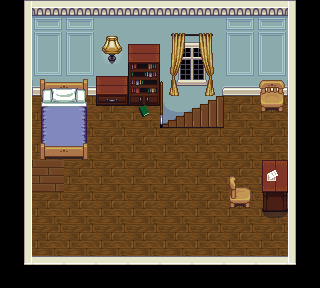

The image is a tile-based game level rendered from a .tmx file. Its description and source (layers, tilesets, objects; grid data summarised) follow:
An orthogonal 10x9 tile map with 32x32 px tiles, 5 tile layers (floor, walls, mass, accessories, ...), 8 tilesets and 7 objects (player, chest, static, item, exit).

<map version="1.0" orientation="orthogonal" width="10" height="9" tilewidth="32" tileheight="32">
 <properties>
  <property name="background_color" value="black" />
 </properties>
 <tileset firstgid="1" name="floor" tilewidth="32" tileheight="32">
  <image source="../img/floor.png" width="128" height="96" />
 </tileset>
 <tileset firstgid="13" name="cabinets" tilewidth="32" tileheight="32">
  <image source="../img/cabinets.png" width="192" height="416" />
 </tileset>
 <tileset firstgid="91" name="country" tilewidth="32" tileheight="32">
  <image source="../img/country.png" width="160" height="128" />
 </tileset>
 <tileset firstgid="111" name="inside" tilewidth="32" tileheight="32">
  <image source="../img/inside.png" width="320" height="320" />
 </tileset>
 <tileset firstgid="211" name="stairs" tilewidth="32" tileheight="32">
  <image source="../img/stairs.png" width="256" height="544" />
 </tileset>
 <tileset firstgid="347" name="victoria" tilewidth="32" tileheight="32">
  <image source="../img/victoria.png" width="352" height="160" />
 </tileset>
 <tileset firstgid="402" name="house" tilewidth="32" tileheight="32">
  <image source="../img/house.png" width="320" height="224" />
 </tileset>
 <tileset firstgid="472" name="accessories" tilewidth="32" tileheight="32">
  <image source="../img/accessories.png" width="128" height="128" />
 </tileset>
 <layer name="floor" width="10" height="9">
  <data>[90 cells, 76 non-empty, 16 distinct tile ids]</data>
 </layer>
 <layer name="walls" width="10" height="9">
  <data>[90 cells, 42 non-empty, 13 distinct tile ids]</data>
 </layer>
 <layer name="mass" width="10" height="9">
  <data>[90 cells, 20 non-empty, 19 distinct tile ids]</data>
 </layer>
 <layer name="accessories" width="10" height="9">
  <data>[90 cells, 4 non-empty, 4 distinct tile ids]</data>
 </layer>
 <objectgroup name="objects" width="10" height="9">
  <object name="player" x="96" y="96" width="32" height="32">
   <properties>
    <property name="compose" value="[{&quot;name&quot;:&quot;shadow&quot;,&quot;class&quot;:&quot;game.Shadow&quot;,&quot;image&quot;:&quot;char_shadow&quot;,&quot;spritewidth&quot;:18,&quot;spriteheight&quot;:9},{&quot;name&quot;:&quot;player&quot;},{&quot;name&quot;:&quot;eyes&quot;,&quot;class&quot;:&quot;game.BlinkingEyes&quot;,&quot;image&quot;:&quot;player_eyes&quot;,&quot;spritewidth&quot;:17,&quot;spriteheight&quot;:6,&quot;offsetx&quot;:6,&quot;offsety&quot;:18}]" />
    <property name="image" value="player" />
    <property name="spriteheight" value="36" />
    <property name="spritewidth" value="31" />
   </properties>
  </object>
  <object name="chest" x="32" y="160" width="32" height="32">
   <properties>
    <property name="contents" value="{&quot;type&quot;:&quot;coins&quot;,&quot;data&quot;:500}" />
    <property name="image" value="chests" />
    <property name="spriteheight" value="32" />
    <property name="spritewidth" value="32" />
    <property name="which" value="1" />
   </properties>
  </object>
  <object name="static" x="160" y="96" width="64" height="32">
   <properties>
    <property name="image" value="stairs" />
    <property name="offsetx" value="0" />
    <property name="offsety" value="9" />
    <property name="spriteheight" value="32" />
    <property name="spritewidth" value="64" />
   </properties>
  </object>
  <object name="item" x="96" y="67" width="32" height="32">
   <properties>
    <property name="image" value="accessories" />
    <property name="item" value="{&quot;name&quot;:&quot;clock&quot;,&quot;icon&quot;:9,&quot;description&quot;:&quot;Stop! Hammertime.&quot;}" />
    <property name="spriteheight" value="32" />
    <property name="spriteindex" value="9" />
    <property name="spritewidth" value="32" />
   </properties>
  </object>
 </objectgroup>
 <layer name="overlayer" width="10" height="9">
  <data>[90 cells, 4 non-empty, 2 distinct tile ids]</data>
 </layer>
 <objectgroup name="collision" width="10" height="9">
  <object x="32" y="256">
   <polyline points="0,0 0,-96 56,-96 56,-160 128,-160 128,-128 192,-128" />
  </object>
  <object x="160" y="96">
   <polyline points="0,24 48,0 128,0 128,64 104,64 104,96 72,96 72,112 128,112 128,160 -128,160" />
  </object>
  <object name="exit" x="195" y="99" width="24" height="24">
   <properties>
    <property name="dir" value="left" />
    <property name="fade" value="black" />
    <property name="to" value="rachels_house" />
   </properties>
  </object>
 </objectgroup>
</map>
